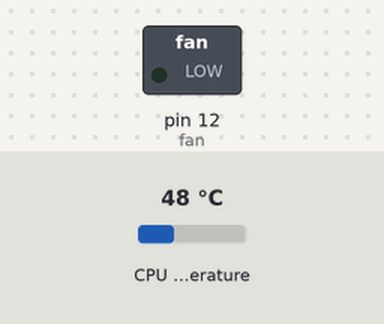
Bench run of a program on a simulated Raspberry Pi (header pin numbers). On the bench: switched loads named in the program (green lamp = pin HIGH). The test bench sets the inputs (shaded band); at power-on: CPU temperature 48 °C.

Above: at 6.2 s.
6.3 s: CPU temperature set to 44 °C
At 15.8 s:
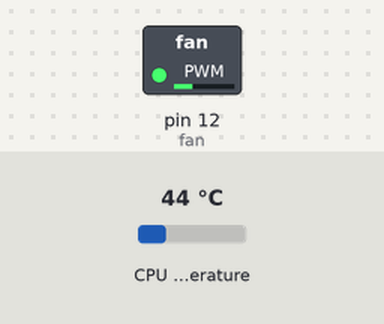
16.5 s: CPU temperature set to 41 °C
At 25.8 s:
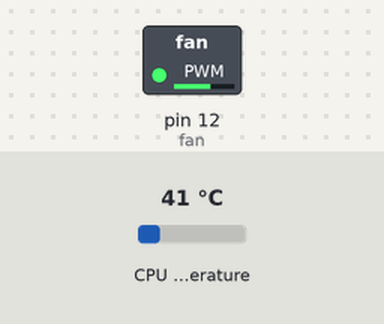
26.5 s: CPU temperature set to 38 °C
At 35.8 s:
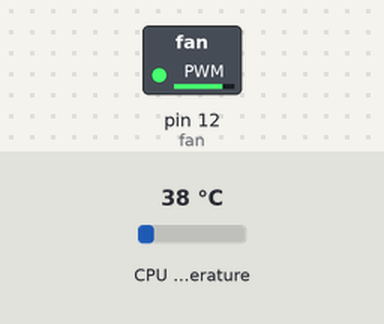
36.5 s: CPU temperature set to 40 °C
At 45.8 s:
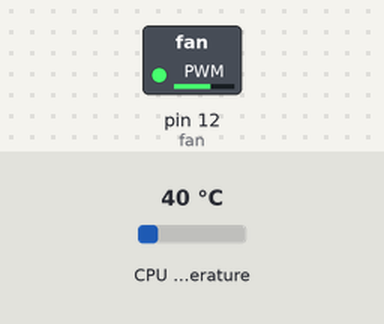
Timing chart, 0 to 47.3 s (numbered marks = the images above; inputs shaded):
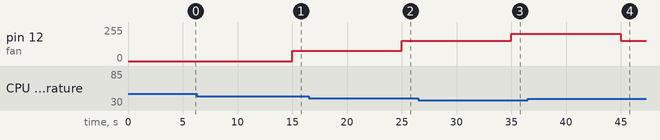

The program:

FanSpeedCtr.py
```python
#!/usr/bin/env python
import time
try:
    import RPi.GPIO as GPIO
except RuntimeError:
    print("errror1")

GPIO.setmode(GPIO.BOARD)
GPIO.setup(12, GPIO.OUT)
fan = GPIO.PWM(12,100)
fan.start(0)
time.sleep(5)
while True:
    tmpFile = open( '/sys/class/thermal/thermal_zone0/temp' )
    cpu_temp_raw = tmpFile.read()
    tmpFile.close()
    cpu_temp = round(float(cpu_temp_raw)/1000, 1)
    #print (cpu_temp)
    if cpu_temp<=36 :
        fan.ChangeDutyCycle(100)
    if 37<=cpu_temp <=39  :
        fan.ChangeDutyCycle(80)
    if 40<=cpu_temp <=42  :
        fan.ChangeDutyCycle(60)
    if 43<=cpu_temp <=45  :
        fan.ChangeDutyCycle(30)
    if 46<=cpu_temp  :
        fan.ChangeDutyCycle(0)
    time.sleep(10)
```

Measured:
- the behaviour switches between 46 and 45 °C on CPU temperature (found by bisection; images 0 and 1)
- the behaviour switches between 43 and 42 °C on CPU temperature (found by bisection; images 1 and 2)
- the behaviour switches between 40 and 39 °C on CPU temperature (found by bisection; images 2 and 3)
- after the input at 6.3 s, pin 12 (fan): 0/255 → 77/255 after 8.7 s
- after the input at 16.5 s, pin 12 (fan): 77/255 → 153/255 after 8.5 s
- after the input at 26.5 s, pin 12 (fan): 153/255 → 204/255 after 8.5 s
- after the input at 36.5 s, pin 12 (fan): 204/255 → 153/255 after 8.5 s
